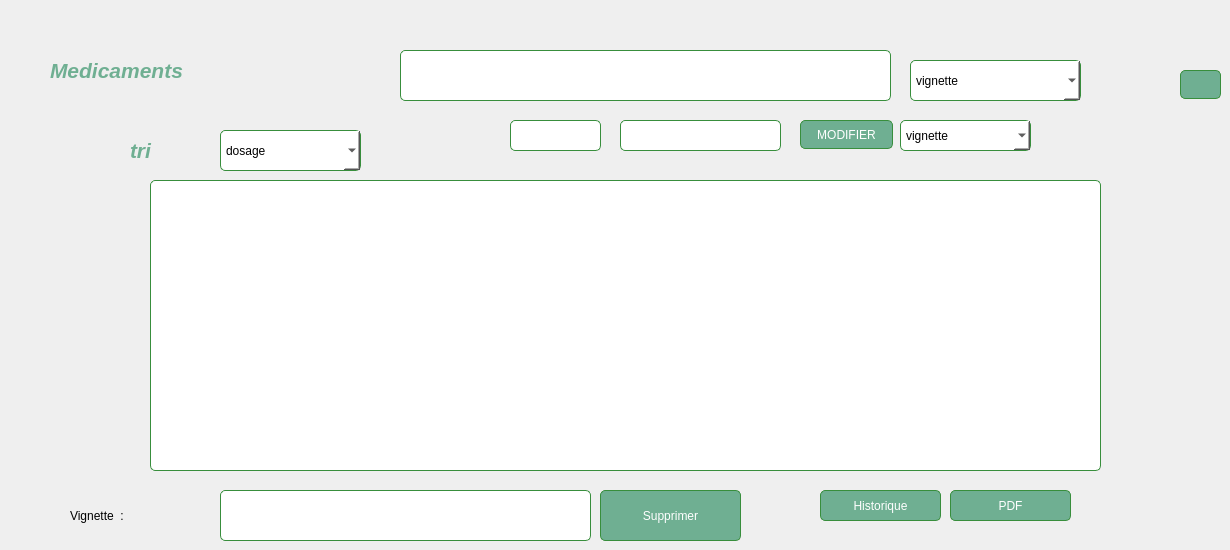
    <widget class="QWidget" name="tab">
     <attribute name="title">
      <string>gestion medicaments</string>
     </attribute>
     <widget class="QLineEdit" name="le_recherche">
      <property name="geometry">
       <rect>
        <x>400</x>
        <y>50</y>
        <width>491</width>
        <height>51</height>
       </rect>
      </property>
      <property name="styleSheet">
       <string notr="true">*{
    background-color: #FFFFFF;  /* White input field */
    border: 1px solid #388E3C;  /* Darker green border */
    border-radius: 5px;
    color: #2E7D32;             /* Dark green text */
    padding: 3px;
}</string>
      </property>
     </widget>
     <widget class="QPushButton" name="pushButton">
      <property name="geometry">
       <rect>
        <x>1180</x>
        <y>70</y>
        <width>41</width>
        <height>29</height>
       </rect>
      </property>
      <property name="styleSheet">
       <string notr="true">*{
    background-color: #6FAF92;  /* Medium green button */
    border: 1px solid #388E3C;  /* Darker green border */
    border-radius: 5px;
    color: #FFFFFF;             /* White text for contrast */
    padding: 5px;
}

*:hover {
    background-color: #81C784;  /* Lighter green on hover */
}</string>
      </property>
      <property name="text">
       <string/>
      </property>
      <property name="icon">
       <iconset>
        <normaloff>../Downloads/graphique-a-barres.png</normaloff>../Downloads/graphique-a-barres.png</iconset>
      </property>
     </widget>
     <widget class="QLabel" name="label">
      <property name="geometry">
       <rect>
        <x>50</x>
        <y>40</y>
        <width>251</width>
        <height>61</height>
       </rect>
      </property>
      <property name="styleSheet">
       <string notr="true">*{
    color: #6FAF92;
    font-size: 16px; /* Taille du texte (ajustable) */
    font-weight: normal; /* Style du texte */
}</string>
      </property>
      <property name="text">
       <string>&lt;html&gt;&lt;head/&gt;&lt;body&gt;&lt;p&gt;&lt;span style=&quot; font-size:16pt; font-weight:700; font-style:italic;&quot;&gt;Medicaments&lt;/span&gt;&lt;/p&gt;&lt;/body&gt;&lt;/html&gt;</string>
      </property>
     </widget>
     <widget class="QComboBox" name="comboBox">
      <property name="geometry">
       <rect>
        <x>220</x>
        <y>130</y>
        <width>141</width>
        <height>41</height>
       </rect>
      </property>
      <property name="styleSheet">
       <string notr="true">*{
	font: 700 italic 10pt &quot;Segoe UI&quot;;
    background-color: #FFFFFF;  /* Medium green button */
    border: 1px solid #388E3C;  /* Darker green border */
    border-radius: 5px;
    color: #000000
;             /* White text for contrast */
    padding: 5px;
}

*:hover {
    background-color: #6FAF92;  /* Lighter green on hover */
}</string>
      </property>
      <property name="insertPolicy">
       <enum>QComboBox::NoInsert</enum>
      </property>
      <item>
       <property name="text">
        <string>dosage</string>
       </property>
      </item>
      <item>
       <property name="text">
        <string>nom</string>
       </property>
      </item>
      <item>
       <property name="text">
        <string>vignette</string>
       </property>
      </item>
     </widget>
     <widget class="QPushButton" name="pdf">
      <property name="geometry">
       <rect>
        <x>950</x>
        <y>490</y>
        <width>121</width>
        <height>31</height>
       </rect>
      </property>
      <property name="styleSheet">
       <string notr="true">*{
    background-color: #6FAF92;  /* Medium green button */
    border: 1px solid #388E3C;  /* Darker green border */
    border-radius: 5px;
    color: #FFFFFF;             /* White text for contrast */
    padding: 5px;
}

*:hover {
    background-color: #81C784;  /* Lighter green on hover */
}</string>
      </property>
      <property name="text">
       <string>PDF</string>
      </property>
      <property name="icon">
       <iconset>
        <normalon>../Downloads/scanner.png</normalon>
       </iconset>
      </property>
     </widget>
     <widget class="QPushButton" name="pb_select_9">
      <property name="geometry">
       <rect>
        <x>840</x>
        <y>60</y>
        <width>41</width>
        <height>31</height>
       </rect>
      </property>
      <property name="styleSheet">
       <string notr="true">*{
    background-color: #FFFFFF;  /* Medium green button */
    border: 1px solid #FFFFFF;  /* Darker green border */
    border-radius: 5px;
    color: #FFFFFF;             /* White text for contrast */
    padding: 5px;
}

*:hover {
    background-color: #FFFFFF;  /* Lighter green on hover */
}</string>
      </property>
      <property name="text">
       <string/>
      </property>
      <property name="icon">
       <iconset>
        <normalon>../Bureau/recherche1.png</normalon>
       </iconset>
      </property>
     </widget>
     <widget class="QTableView" name="tableView">
      <property name="geometry">
       <rect>
        <x>150</x>
        <y>180</y>
        <width>951</width>
        <height>291</height>
       </rect>
      </property>
      <property name="styleSheet">
       <string notr="true"> background-color: #FFFFFF;  /* White input field */
    border: 1px solid #388E3C;  /* Darker green border */
    border-radius: 5px;
    color: #2E7D32;             /* Dark green text */
    padding: 3px;
</string>
      </property>
     </widget>
     <widget class="QPushButton" name="spprimer">
      <property name="geometry">
       <rect>
        <x>600</x>
        <y>490</y>
        <width>141</width>
        <height>51</height>
       </rect>
      </property>
      <property name="styleSheet">
       <string notr="true">*{
    background-color: #6FAF92;  /* Medium green button */
    border: 1px solid #388E3C;  /* Darker green border */
    border-radius: 5px;
    color: #FFFFFF;             /* White text for contrast */
    padding: 5px;
}

*:hover {
    background-color: #81C784;  /* Lighter green on hover */
}</string>
      </property>
      <property name="text">
       <string>Supprimer</string>
      </property>
      <property name="icon">
       <iconset>
        <normalon>../Downloads/scanner.png</normalon>
       </iconset>
      </property>
     </widget>
     <widget class="QLineEdit" name="supp">
      <property name="geometry">
       <rect>
        <x>220</x>
        <y>490</y>
        <width>371</width>
        <height>51</height>
       </rect>
      </property>
      <property name="styleSheet">
       <string notr="true">*{
    background-color: #FFFFFF;  /* White input field */
    border: 1px solid #388E3C;  /* Darker green border */
    border-radius: 5px;
    color: #2E7D32;             /* Dark green text */
    padding: 3px;
}</string>
      </property>
     </widget>
     <widget class="QLabel" name="label_2">
      <property name="geometry">
       <rect>
        <x>70</x>
        <y>490</y>
        <width>141</width>
        <height>51</height>
       </rect>
      </property>
      <property name="styleSheet">
       <string notr="true">font: 15pt &quot;Segoe UI&quot;;
font: 700 italic 9pt &quot;Segoe UI&quot;;</string>
      </property>
      <property name="text">
       <string>Vignette  :</string>
      </property>
     </widget>
     <widget class="QComboBox" name="comboBox_MOD">
      <property name="geometry">
       <rect>
        <x>900</x>
        <y>120</y>
        <width>131</width>
        <height>31</height>
       </rect>
      </property>
      <property name="styleSheet">
       <string notr="true">*{
	font: 700 italic 10pt &quot;Segoe UI&quot;;
    background-color: #FFFFFF;  /* Medium green button */
    border: 1px solid #388E3C;  /* Darker green border */
    border-radius: 5px;
    color: #000000
;             /* White text for contrast */
    padding: 5px;
}

*:hover {
    background-color: #6FAF92;  /* Lighter green on hover */
}</string>
      </property>
      <property name="insertPolicy">
       <enum>QComboBox::NoInsert</enum>
      </property>
      <item>
       <property name="text">
        <string>vignette</string>
       </property>
      </item>
      <item>
       <property name="text">
        <string>nom</string>
       </property>
      </item>
      <item>
       <property name="text">
        <string>date_fabrication</string>
       </property>
      </item>
      <item>
       <property name="text">
        <string>date_expiration</string>
       </property>
      </item>
      <item>
       <property name="text">
        <string>seuil_min</string>
       </property>
      </item>
      <item>
       <property name="text">
        <string>dosage</string>
       </property>
      </item>
      <item>
       <property name="text">
        <string>famille</string>
       </property>
      </item>
     </widget>
     <widget class="QLineEdit" name="lineEdit_3">
      <property name="geometry">
       <rect>
        <x>620</x>
        <y>120</y>
        <width>161</width>
        <height>31</height>
       </rect>
      </property>
      <property name="styleSheet">
       <string notr="true">*{
    background-color: #FFFFFF;  /* White input field */
    border: 1px solid #388E3C;  /* Darker green border */
    border-radius: 5px;
    color: #2E7D32;             /* Dark green text */
    padding: 3px;
}</string>
      </property>
     </widget>
     <widget class="QLineEdit" name="lineEdit_2">
      <property name="geometry">
       <rect>
        <x>510</x>
        <y>120</y>
        <width>91</width>
        <height>31</height>
       </rect>
      </property>
      <property name="styleSheet">
       <string notr="true">*{
    background-color: #FFFFFF;  /* White input field */
    border: 1px solid #388E3C;  /* Darker green border */
    border-radius: 5px;
    color: #2E7D32;             /* Dark green text */
    padding: 3px;
}</string>
      </property>
     </widget>
     <widget class="QPushButton" name="modifier_f">
      <property name="geometry">
       <rect>
        <x>800</x>
        <y>120</y>
        <width>93</width>
        <height>29</height>
       </rect>
      </property>
      <property name="styleSheet">
       <string notr="true">*{
    background-color: #6FAF92;  /* Medium green button */
    border: 1px solid #388E3C;  /* Darker green border */
    border-radius: 5px;
    color: #FFFFFF;             /* White text for contrast */
    padding: 5px;
}

*:hover {
    background-color: #81C784;  /* Lighter green on hover */
}</string>
      </property>
      <property name="text">
       <string>MODIFIER</string>
      </property>
     </widget>
     <widget class="QComboBox" name="comboBox_2">
      <property name="geometry">
       <rect>
        <x>910</x>
        <y>60</y>
        <width>171</width>
        <height>41</height>
       </rect>
      </property>
      <property name="styleSheet">
       <string notr="true">*{
	font: 700 italic 10pt &quot;Segoe UI&quot;;
    background-color: #FFFFFF;  /* Medium green button */
    border: 1px solid #388E3C;  /* Darker green border */
    border-radius: 5px;
    color: #000000
;             /* White text for contrast */
    padding: 5px;
}

*:hover {
    background-color: #6FAF92;  /* Lighter green on hover */
}</string>
      </property>
      <property name="insertPolicy">
       <enum>QComboBox::NoInsert</enum>
      </property>
      <item>
       <property name="text">
        <string>vignette</string>
       </property>
      </item>
      <item>
       <property name="text">
        <string>stock</string>
       </property>
      </item>
      <item>
       <property name="text">
        <string>prix</string>
       </property>
      </item>
      <item>
       <property name="text">
        <string>nom</string>
       </property>
      </item>
      <item>
       <property name="text">
        <string>famille</string>
       </property>
      </item>
     </widget>
     <widget class="QLabel" name="label_3">
      <property name="geometry">
       <rect>
        <x>130</x>
        <y>130</y>
        <width>91</width>
        <height>41</height>
       </rect>
      </property>
      <property name="styleSheet">
       <string notr="true">*{
    color: #6FAF92;
    font-size: 16px; /* Taille du texte (ajustable) */
    font-weight: normal; /* Style du texte */
}</string>
      </property>
      <property name="text">
       <string>&lt;html&gt;&lt;head/&gt;&lt;body&gt;&lt;p&gt;&lt;span style=&quot; font-size:16pt; font-weight:696; font-style:italic;&quot;&gt;tri&lt;/span&gt;&lt;/p&gt;&lt;/body&gt;&lt;/html&gt;</string>
      </property>
     </widget>
     <widget class="QPushButton" name="histo">
      <property name="geometry">
       <rect>
        <x>820</x>
        <y>490</y>
        <width>121</width>
        <height>31</height>
       </rect>
      </property>
      <property name="styleSheet">
       <string notr="true">*{
    background-color: #6FAF92;  /* Medium green button */
    border: 1px solid #388E3C;  /* Darker green border */
    border-radius: 5px;
    color: #FFFFFF;             /* White text for contrast */
    padding: 5px;
}

*:hover {
    background-color: #81C784;  /* Lighter green on hover */
}</string>
      </property>
      <property name="text">
       <string>Historique</string>
      </property>
      <property name="icon">
       <iconset>
        <normalon>../Downloads/scanner.png</normalon>
       </iconset>
      </property>
     </widget>
    </widget>
